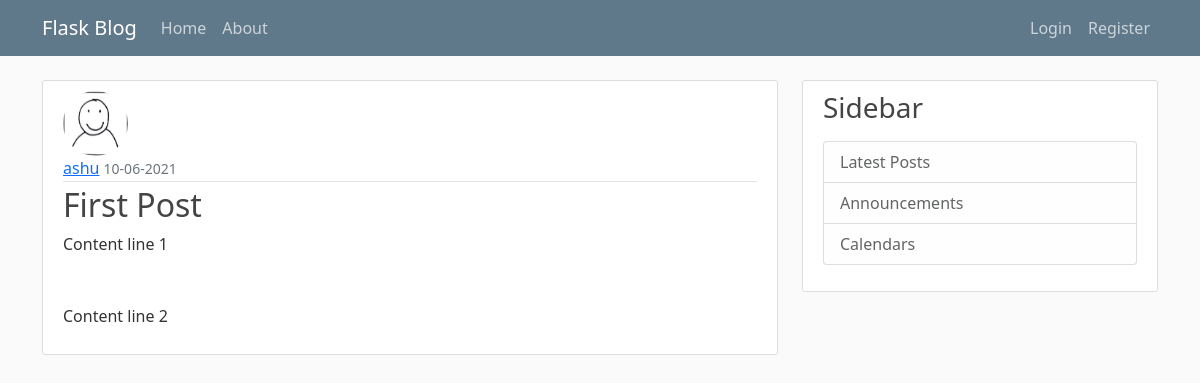
/post/1, run on an earlier commit of the app's database.
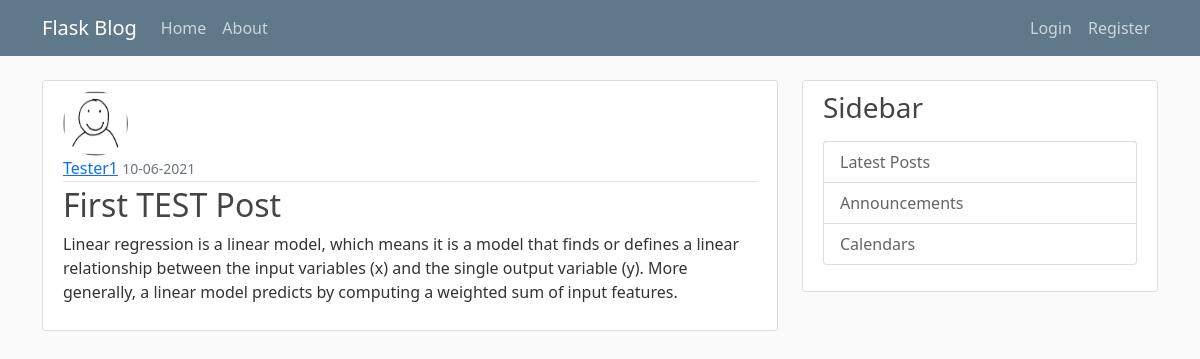
And on a later commit of the database.
### flask_blog/models.py (models this page shows, shortened)
class User(db.Model, UserMixin):
    id=db.Column(db.Integer, primary_key=True)
    username = db.Column(db.String(20), unique=True, nullable=False)
    email = db.Column(db.String(120), unique=True, nullable=False)
    image_file = db.Column(db.String(20), nullable=False, default='default.jpg')
    password = db.Column(db.String(60), nullable=False)
    posts = db.relationship('Post', backref='author', lazy=True)

class Post(db.Model):
    id=db.Column(db.Integer, primary_key=True)
    title = db.Column(db.String(150), nullable=False)
    date_posted = db.Column(db.DateTime, nullable=False, default=datetime.utcnow)
    content = db.Column(db.Text, nullable=False)
    user_id = db.Column(db.Integer, db.ForeignKey('user.id'), nullable=False)

### flask_blog/routes.py (the view)
@app.route("/post/<int:post_id>")
def post(post_id):
    post = Post.query.get_or_404(post_id)
    return render_template('post.html', title=post.title, post = post)

### flask_blog/templates/post.html (shortened to what this page needs)
{% extends "layout.html" %}
{% block content %}
    <article class="media content-section">
        <img class="rounded-circle article-img" src="{{ url_for('static', filename='profile_pics/'+post.author.image_file) }}">
        <div class="media-body">
        <div class="article-metadata">
            <a class="mr-2" href="#">{{ post.author.username }}</a>
            <small class="text-muted">{{ post.date_posted.strftime('%d-%m-%Y') }}</small>
        </div>
        <h2 class="article-title">{{ post.title }}</h2>
        <p class="article-content">{{ post.content }}</p>
        </div>
    </article>
{% endblock content %}

What changed in the data, as far as the page shows it:
changed User: author.username "ashu" → "Tester1"
changed Post: title "First Post" → "First TEST Post"; content "Content line 1 Content line 2" → "Linear regression is a linear model, which means it is a model that finds or defines a linear relationship between the input variables (x) and the single output variable (y). More generally, a linear model predicts by computing a weighted sum of input features."
